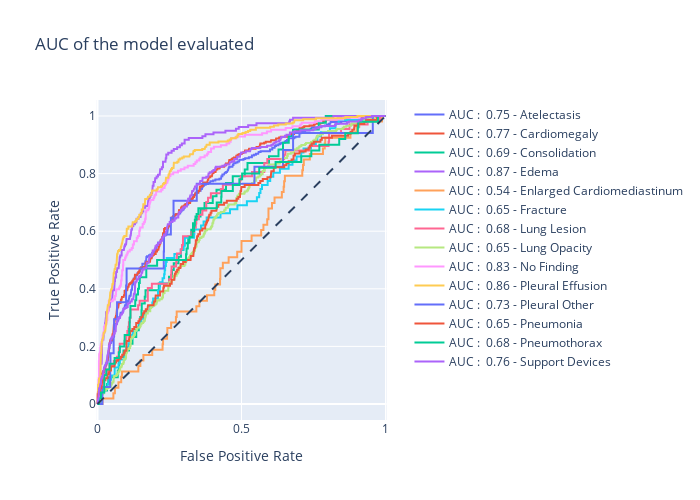

Here is the notebook cell this chart was saved with:
### Code cell
# Return the AUC of the model
plot_auc(labels_m,outputs_m,names = names)
info_eval = evaluatethresh(labels_m,outputs_m,names)
